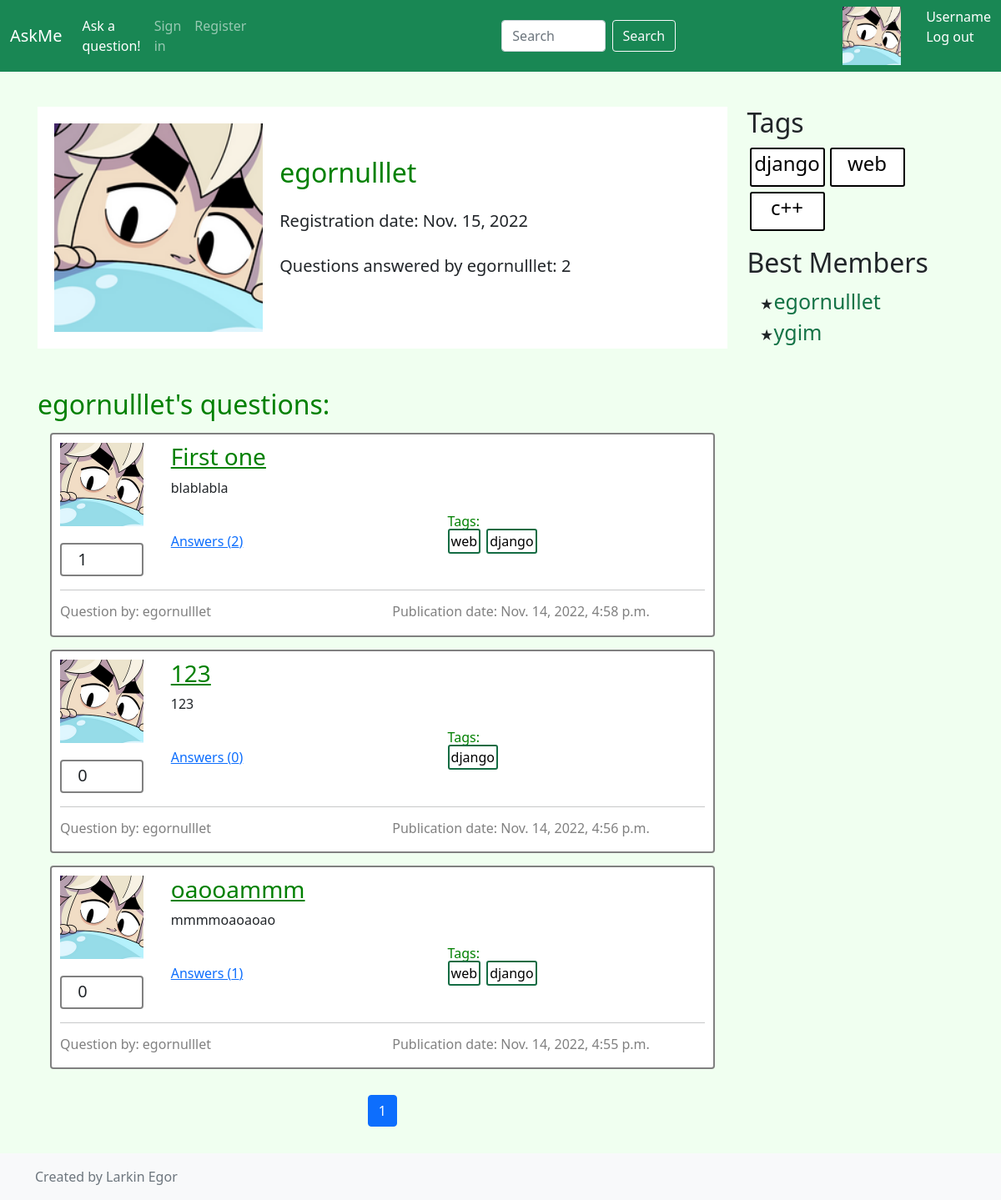
Page /profile/1/ on the committed database.
### app/models.py (models this page shows, shortened)
class Profile(models.Model):
    objects = ProfileManager()
    user = models.OneToOneField(User, null=True, related_name='profile_related', on_delete=models.CASCADE)
    avatar = models.ImageField(null=True, blank=True, upload_to='profiles/avatars/')
    reg_date = models.DateField(auto_now=True)
    def get_username(self):
        return self.user.username
    def answers(self):
        return Answer.objects.filter(author_id=self.id).count()

class Question(models.Model):
    objects = QuestionManager()
    author = models.ForeignKey(Profile, null=False, on_delete=models.CASCADE)
    tags = models.ManyToManyField(Tag, blank=True, related_name='questions')
    date = models.DateTimeField(auto_now=True)
    title = models.CharField(max_length=30)
    text = models.TextField()
    def get_author(self):
        return self.author
    def get_username(self):
        return self.author.user.username
    def get_like_count(self):
        return LikeQ.objects.filter(question_id=self.id).count()
    def get_answer_count(self):
        return Answer.objects.filter(question_id=self.id).count()
    def get_tags(self):
        return self.tags.all()

class Tag(models.Model):
    objects = TagManager()
    title = models.CharField(max_length=30)

### app/views.py (the view)
# urls.py: path('profile/<int:i>/', views.profile, name="profile"),
def profile(request, i: int):
    content = create_content(models.Question.objects.get_questions_for_user(i), request)
    content["user"] = models.Profile.objects.get_user_by_id(i)
    return render(request, 'profile.html', content)

### app/models.py (called while the page is built)
    def get_questions_for_user(self, user_id):
        return self.filter(author_id=user_id)

    def get_hot_tags(self):
        return self.all().annotate(count=Count('questions')).order_by('-count')[:9]

    def get_top_users(self):
        return self.all().annotate(rating=0.3 * Count('answer') + Count(
            Case(When(answer__solution=True))) + 0.1 * Count('question')).order_by('-rating')[:10]

    def get_user_by_id(self, u_id):
        return self.get(id=u_id)

### app/views.py (called while the page is built)
def pagination(objects, request):
    paginator = Paginator(objects, PAGINATION_SIZE)
    page_number = request.GET.get('page')
    page = paginator.get_page(page_number)
    return page

def create_content_right():
    content = {
               "tags": models.Tag.objects.get_hot_tags(),
               "users": models.Profile.objects.get_top_users()
               }
    return content

def create_content(objects, request):
    page = pagination(objects, request)
    content = create_content_right()
    content["content"] = page
    return content

### templates/profile.html
{% extends 'inc/base.html' %}
{% load static %}
{% block content %}
    <div class="container profile_info mt-5">
        <div class="row">
            <div class="col-4 ">
                <div class="profile_avatar">
                    {% if user.avatar %}
                        <img src="{{ user.avatar.url }}" alt="">
                    {% else %}
                        <img src="{% static 'img/default.png' %}" alt="">
                    {% endif %}
                </div>
            </div>
            <div class="col-8 user_info">
                <div class="profile_nickname">
                    <h2 class="header-green">{{ user.user.username  }}</h2>
                </div>
                <div class="reg_date mt-4">
                    <span> Registration date: {{ user.reg_date }}</span>
                </div>
                <div class="answers_count mt-4">
                    <span>Questions answered by {{ user.user.username }}: {{ user.answers }} </span>
                </div>
            </div>
        </div>
    </div>
    <div class="mt-5">
        <h2 class="header-green"> {{ user.user.username  }}'s questions: </h2>
    </div>
    {% for question in content %}
        {% include 'inc/single_question.html' %}
    {% endfor %}
    {% include 'inc/paginator.html' %}
{% endblock content %}

### templates/inc/single_question.html (shortened to what this page needs)
{% load static %}
<div class="question">
    <div class="row">
        <div class="col-2">
            <div class="avatar">
               {% if question.get_author.avatar %}
                    <img src="{{ question.get_author.avatar.url }}" alt="">
                {% else %}
                    <img src="{% static 'img/default.png' %}" alt="">
                {% endif %}
            </div>
            <div class="counter">
                <span>{{ question.get_like_count }}</span>
            </div>
        </div>
        <div class="col-10">
            <h3><a class="header-green" href="{% url "single_q" question.id %}">{{ question.title }}</a></h3>
            <p class="question_text">{{ question.text }}</p>
            <div class="row align-items-end question-meta">
                <div class="col mb-5">
                    <a href="{% url "single_q" question.id %}#answers_list"> Answers ({{ question.get_answer_count }})</a>
                </div>
                <div class="col mb-5">
                    <span class="header-green tags_title">Tags: </span>
                    <div>
                        {% for tag in question.get_tags %}
                        <a class="tag_in_question" href="{% url "single_tag" tag.title %}">{{ tag.title }}</a>
                        {% endfor %}
                    </div>
                </div>
            </div>
        </div>
    </div>
    <hr>
    <div class="row">
        <div class="col-6 ">
            <h6><a class="name_by_question" href="{% url "profile" question.author.id%}"> Question by: {{ question.get_username }}</a></h6>
        </div>
        <div class="col-6">
            <h6 class="pub_date">Publication date: {{ question.date }}</h6>
        </div>
    </div>
</div>

### templates/inc/best_tags_members.html
{% load static %}
<h2 class="mt-5"> Tags </h2>
    <div class="tagcontainer">
        {% for tag in tags %}
           {% include "inc/single_tag.html" %}
        {% endfor %}
    </div>
    <div>
        <h2 class="members"> Best Members </h2>
        <ul class="members_list">
        {% for user in users %}
            <li><a class="members_list_item" href="{% url "profile" user.id %}"> {{user.get_username}}</a></li>
        {% endfor %}
        </ul>
    </div>

### templates/inc/single_tag.html
{% load static %}
<div class="tag">
    <h4><a href ="{% url "single_tag" tag.title %}"> {{ tag.title }}</a> </h4>
</div>

### static/css/main.css (style rules this page uses)
body { background-color: #F0FFF0; }
.question { background-color: white; border: 2px solid gray; border-radius: 4px; margin: 15px; padding: 10px; }
.avatar { height: 100px; width: 100px; margin-bottom: 20px; }
.avatar img { max-width: 100%; height: 100%; width: 100%; object-fit: cover; }
.counter { width: 100px; padding: 5px; border: solid gray 2px; border-radius: 4px; height: 40px; transition: 0.25s; }
.counter span { font-size: 20px; margin-left: 10px; position: relative; top: -10%; }
.question_text { max-height: 190px; min-height: 10px; overflow: hidden; }
.tag_in_question { padding: 2px; margin-right: 3px; margin-bottom: 10px; overflow: hidden; max-width: 10px; border: #146c43 solid 2px; border-radius: 3px; text-decoration: none; color: black; transition: 0.2s; }
.name_by_question { text-decoration: none; color: gray; transition: 0.2s; }
.pub_date { color: gray; }
.question-meta { height: 60px; }
.header-green { color: green; margin-top: 40px; }
.members { margin-top:50% }
.tag { background-color: white; min-height: 45px; text-align: center; min-width: 90px; margin: 3px; padding: 3px; border: 2px solid black; border-radius: 3px; float: left; transition: 0.2s; }
.tag a { text-decoration: none; color: black; }
.profile_info { background-color: white; padding: 20px; border: gray; }
.profile_avatar { height: 250px; width: 250px; }
.profile_avatar img { width: 100%; object-fit: fill; }
.reg_date { font-size: 20px; }
.answers_count { font-size: 20px; }
.members_list li::marker { content: "\2605"; size: 10px; margin-right: 5px; }
.members_list_item { text-decoration: none; font-size: 25px; color: #157347; }

### rows in the picture
Profile: avatar (picture), user.username "egornulllet", reg_date "Nov. 15, 2022", answers "2", get_username "egornulllet"
Question: get_author.avatar (picture), get_like_count "1", title "First one", text "blablabla", get_answer_count "2", get_username "egornulllet", date "Nov. 14, 2022, 4:58 p.m."
Tag: title "web"
Tag: title "django"
Question: get_author.avatar (picture), get_like_count "0", title "123", text "123", get_answer_count "0", get_username "egornulllet", date "Nov. 14, 2022, 4:56 p.m."
Question: get_author.avatar (picture), get_like_count "0", title "oaooammm", text "mmmmoaoaoao", get_answer_count "1", get_username "egornulllet", date "Nov. 14, 2022, 4:55 p.m."
Tag: title "c++"
Profile: get_username "ygim"

### other values in the picture
{{ content.number }} "1"
